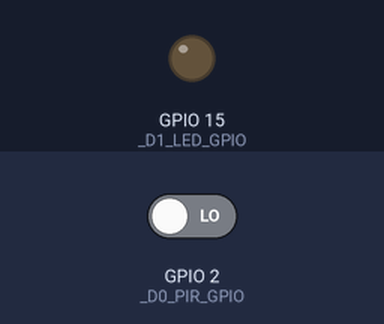
The sketch below on a simulated ESP32. Parts: output pins drawn as LEDs (lit = HIGH). The test bench sets the inputs (shaded band); at power-on: GPIO 2 (_D0_PIR_GPIO) LOW. What the sketch prints to the serial monitor is not drawn.

Above: at 1.2 s.
1.3 s: GPIO 2 (_D0_PIR_GPIO) driven HIGH
At 2.5 s:
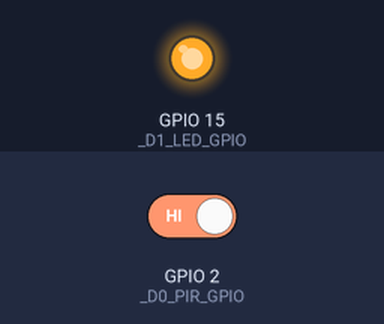
2.8 s: GPIO 2 (_D0_PIR_GPIO) driven LOW
At 3.7 s:
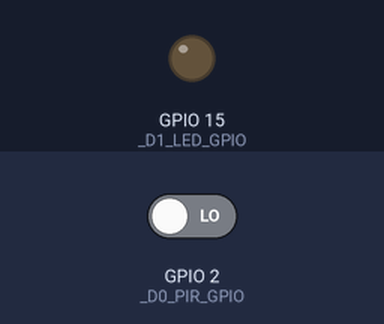
Timing chart, 0 to 5.8 s (numbered marks = the images above; inputs shaded):
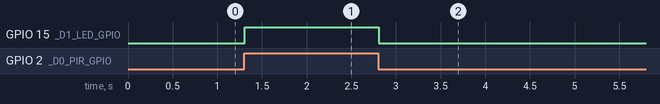

Measured:
- after the input at 1.3 s, GPIO 15 (_D1_LED_GPIO): LOW → HIGH at once
- after the input at 2.8 s, GPIO 15 (_D1_LED_GPIO): HIGH → LOW at once

The sketch:

lab3-3.ino
```cpp
//수정 테스트

#define _D0_PIR_GPIO 2
#define _D1_LED_GPIO 15
int val;

void setup() {
  Serial.begin(115200);
  pinMode( _D0_PIR_GPIO, INPUT); //D0핀 입력설정
  pinMode( _D1_LED_GPIO, OUTPUT); //D1핀 출력설정

}

void loop() {
  val = digitalRead(_D0_PIR_GPIO);
  delay(2);
  Serial.print(val);
  delay(2);
  //PIR상태에 따른 LED 출력 변화
  if(val==HIGH){
    digitalWrite(_D1_LED_GPIO, HIGH);
   // delay(2);
  }
  else  {
    digitalWrite(_D1_LED_GPIO, LOW);
    //delay(2);
  }

}
```
